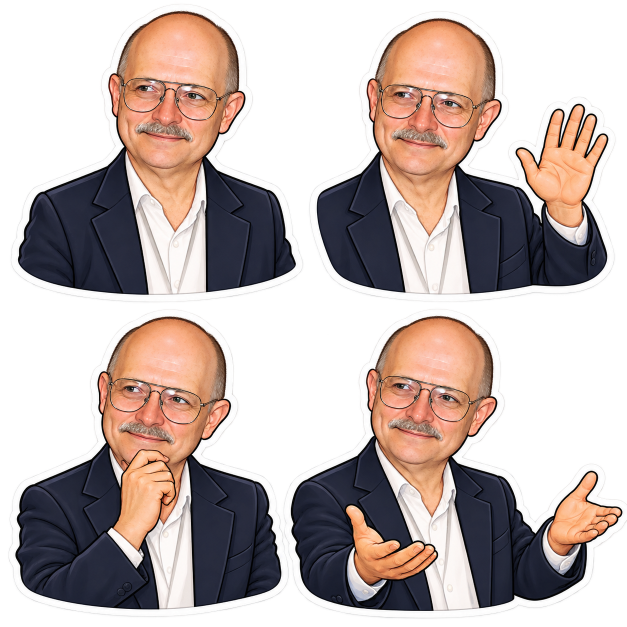
#> input picture assets/_generated_minimax_refresh/sheets/vernor-vinge_builtin_portraits.png, 1254 x 1254 px (shown at 1/2 size)
$ python -i install_builtin_cameos.py   (imports and definitions only)
#> lines starting #> are read from the running program, lines starting #| are printed output that depends on the picture; after the words box and inside, x2 and y2 are one past the last pixel; in counts of white or black regions, pixels touching at a corner belong together
"""Install reviewed, referenced four-pose sheets generated with image_gen.

Input is a JSON list of {id, source, prompt}; references are a separate JSON
list of {id, page, image_url}. Preflight all originals and crops before writes.
"""
from sprite_refresh_paths import REFRESH_MANIFEST
import argparse
import base64
import hashlib
import json
import shutil
from pathlib import Path
from PIL import Image, ImageDraw
import numpy as np
from scipy import ndimage
from install_cameo_portraits import extract, ROOT

POSES = {
    'anders-sandberg': ['rest', 'wave', 'present', 'think'],
    'david-pearce': ['rest', 'gesture', 'think', 'present'],
    'fm-2030': ['rest', 'wave', 'present', 'think'],
    'giulio-prisco': ['rest', 'cosmic', 'book', 'think'],
    'hans-moravec': ['rest', 'explain', 'think', 'present'],
    'k-eric-drexler': ['rest', 'explain', 'point', 'think'],
    'martine-rothblatt': ['rest', 'wave', 'present', 'celebrate'],
    'robert-ettinger': ['rest', 'present', 'think', 'point'],
    'vernor-vinge': ['rest', 'wave', 'think', 'present'],
}


def extract_quadrants(source):
    """Separate a reviewed 2x2 sheet where neighboring white borders touch."""
    image = Image.open(source).convert('RGBA')
#> image is the input picture: PIL image 1254x1254 RGBA; mean R, G, B, A 97.7, 84.1, 80.2, 149.3
    pieces = {}
    for cell in range(4):
        x, y = cell % 2, cell // 2
        part = image.crop((x*image.width//2, y*image.height//2,
                           (x+1)*image.width//2, (y+1)*image.height//2))
        pixels = np.array(part)
        labels, _ = ndimage.label(pixels[:, :, 3] > 128)
        sizes = np.bincount(labels.ravel())
        major = int(np.argmax(sizes[1:]))+1
        assert sizes[major] > part.width*part.height*.2
        mask = ndimage.binary_dilation(labels == major, iterations=2)
        pixels[~mask, 3] = 0
        portrait = Image.fromarray(pixels)
        pieces[cell] = portrait.crop(portrait.getbbox())
#> this loop made 4 passes
#> sizes on passes 1 to 4: [178897, 213313, 453, 466], [153828, 238748, 553], [154605, 226766, 11758], [158154, 234975]
#> pass 1, in extract_quadrants, `labels, _ = ndimage.label(pixels[:, :, 3] > 128)`:
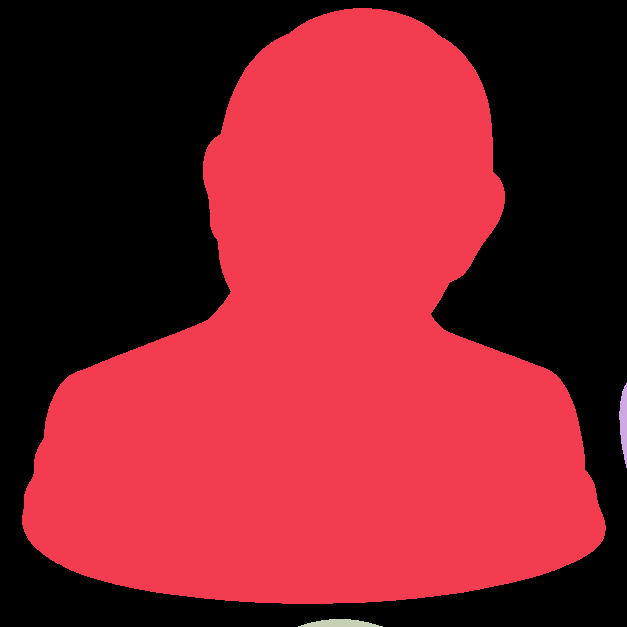
#> labels: shape (627, 627) int32; 4 distinct labels, from 0 to 3; one colour per label, 0 black
#> pass 1, in extract_quadrants, `mask = ndimage.binary_dilation(labels == major, iterations=2)`:
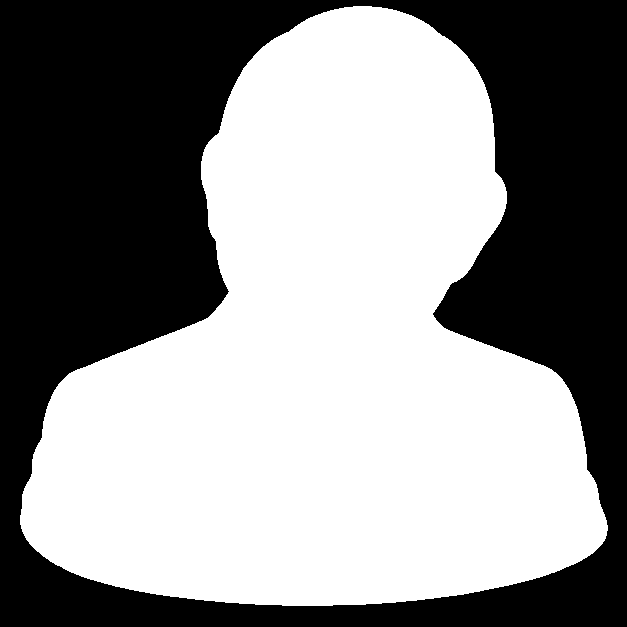
#> mask: shape (627, 627) bool; 55.2% white; 1 black region, box (x1, y1, x2, y2) and area: (0, 0, 627, 627) 175982
#> after the loop:
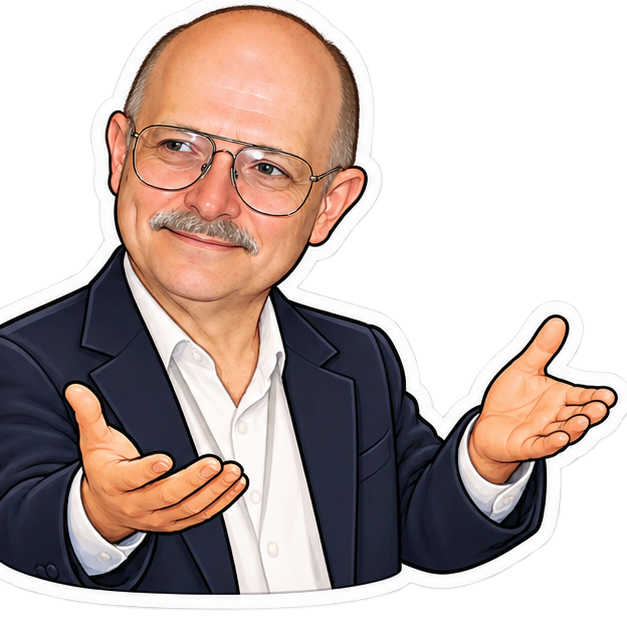
#> pixels: shape (627, 627, 4); mean R, G, B, A 99.8, 84.7, 79.8, 151.3; transparent parts drawn white
#> after the loop, pieces = 4 items
    longest = max(max(p.size) for p in pieces.values())
#> longest = 627
    canvases = {}
    for cell, portrait in pieces.items():
        portrait = portrait.resize(tuple(round(n*240/longest) for n in portrait.size), Image.Resampling.LANCZOS)
        canvas = Image.new('RGBA', (256, 256))
        canvas.alpha_composite(portrait, ((256-portrait.width)//2, 8))
        canvases[cell] = canvas
#> this loop made 4 passes
#> pass 1, in extract_quadrants, `portrait = portrait.resize(tuple(round(n*240/longest) for n in portrai..`:
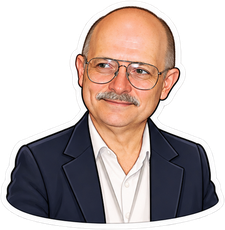
#> portrait: PIL image 225x230 RGBA; mean R, G, B, A 94.3, 81.2, 77.9, 153; transparent parts drawn white
#> pass 2, in extract_quadrants, `portrait = portrait.resize(tuple(round(n*240/longest) for n in portrai..`:
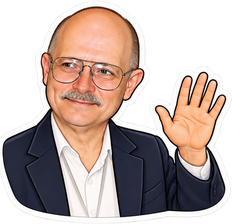
#> portrait: PIL image 232x224 RGBA; mean R, G, B, A 114.4, 97.3, 91.2, 170.8; transparent parts drawn white
#> pass 3, in extract_quadrants, `portrait = portrait.resize(tuple(round(n*240/longest) for n in portrai..`:
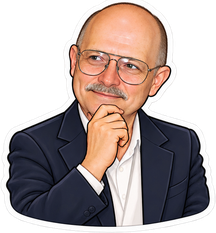
#> portrait: PIL image 216x233 RGBA; mean R, G, B, A 95.5, 81.8, 78.8, 167.4; transparent parts drawn white
#> after the loop:
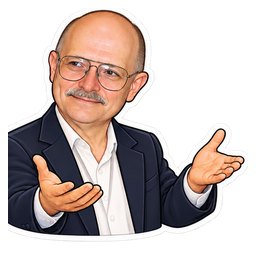
#> canvas: PIL image 256x256 RGBA; mean R, G, B, A 84.2, 71.2, 66.8, 133; transparent parts drawn white
#> after the loop, canvases = 4 items
    return canvases


# [69 lines left out: function main, not called in this run]


# [2 lines not run here, left out]

>>> result = extract_quadrants('../assets/_generated_minimax_refresh/sheets/vernor-vinge_builtin_portraits.png')
#> result = 4 items
